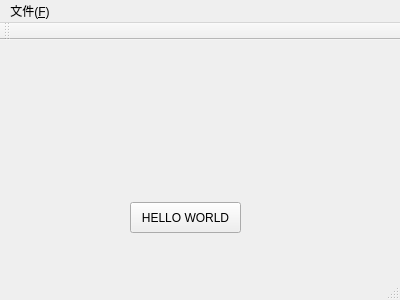
<?xml version="1.0" encoding="UTF-8"?>
<ui version="4.0">
 <class>MainWindow</class>
 <widget class="QMainWindow" name="MainWindow">
  <property name="geometry">
   <rect>
    <x>0</x>
    <y>0</y>
    <width>400</width>
    <height>300</height>
   </rect>
  </property>
  <property name="windowTitle">
   <string>MainWindow</string>
  </property>
  <widget class="QWidget" name="centralWidget">
   <widget class="QPushButton" name="pushButton">
    <property name="geometry">
     <rect>
      <x>130</x>
      <y>162</y>
      <width>111</width>
      <height>31</height>
     </rect>
    </property>
    <property name="text">
     <string>HELLO WORLD</string>
    </property>
   </widget>
  </widget>
  <widget class="QMenuBar" name="menuBar">
   <property name="geometry">
    <rect>
     <x>0</x>
     <y>0</y>
     <width>400</width>
     <height>23</height>
    </rect>
   </property>
   <widget class="QMenu" name="menu_F">
    <property name="title">
     <string>文件(&amp;F)</string>
    </property>
    <addaction name="actionXinjian"/>
   </widget>
   <addaction name="menu_F"/>
  </widget>
  <widget class="QToolBar" name="mainToolBar">
   <attribute name="toolBarArea">
    <enum>TopToolBarArea</enum>
   </attribute>
   <attribute name="toolBarBreak">
    <bool>false</bool>
   </attribute>
  </widget>
  <widget class="QStatusBar" name="statusBar"/>
  <action name="actionXinjian">
   <property name="text">
    <string>xinjian </string>
   </property>
  </action>
 </widget>
 <layoutdefault spacing="6" margin="11"/>
 <resources/>
 <connections/>
</ui>
